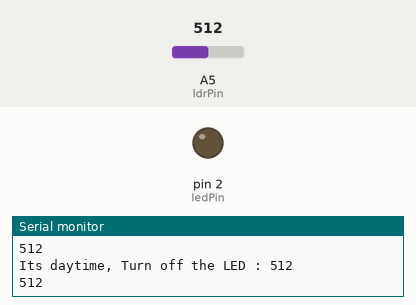
Bench run of a sketch on a simulated Arduino Uno, built with avr-gcc and run on an emulated ATmega328P. Parts: output pins drawn as LEDs (lit = HIGH), the last lines printed to the serial monitor. Inputs (shaded band) come from the test bench; at power-on: A5 (ldrPin) = 512.

Above: at 2.8 s.
2.9 s: A5 (ldrPin) set to 493
At 4.4 s:
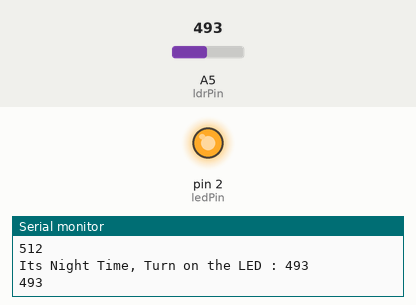
5.6 s: A5 (ldrPin) set to 510
At 7.2 s:
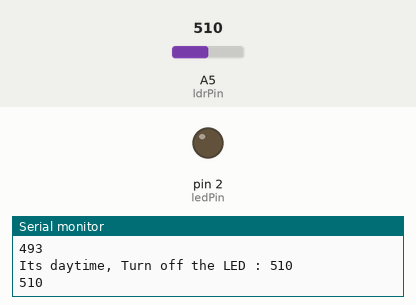
8.3 s: A5 (ldrPin) set to 490
At 11.4 s:
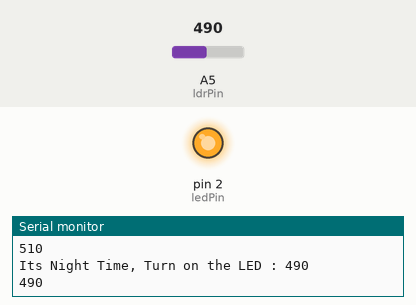
Timing chart, 0 to 12.9 s (numbered marks = the images above; inputs shaded):
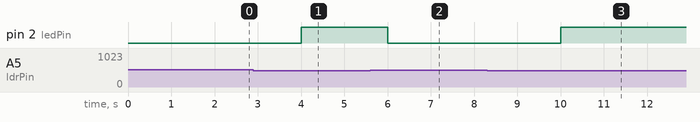

Measured:
- the behaviour switches between 501 and 500 on A5 (ldrPin) (found by bisection; images 0 and 1)
- after the input at 2.9 s, pin 2 (ledPin): LOW → HIGH after 1.1 s
- after the input at 5.6 s, pin 2 (ledPin): HIGH → LOW after 0.40 s
- after the input at 8.3 s, pin 2 (ledPin): LOW → HIGH after 1.7 s

The sketch:

ldr.ino
```cpp
const int ledPin = 2;

const int ldrPin = A5;

void setup() {

  Serial.begin(9600);

  pinMode(ledPin, OUTPUT);

  pinMode(ldrPin, INPUT);

}

void loop() {

  int ldr = analogRead(ldrPin);
  digitalWrite(ledPin, LOW);

  if (ldr <= 500) //might have to change threshold from ldr module to module
  {
    digitalWrite(ledPin, HIGH);

    Serial.print("Its Night Time, Turn on the LED : ");

    Serial.println(ldr);

  }

  else {

    digitalWrite(ledPin, LOW);

    Serial.print("Its daytime, Turn off the LED : ");

    Serial.println(ldr);

  }
  Serial.println(ldr);
  delay(2000);
}
```
